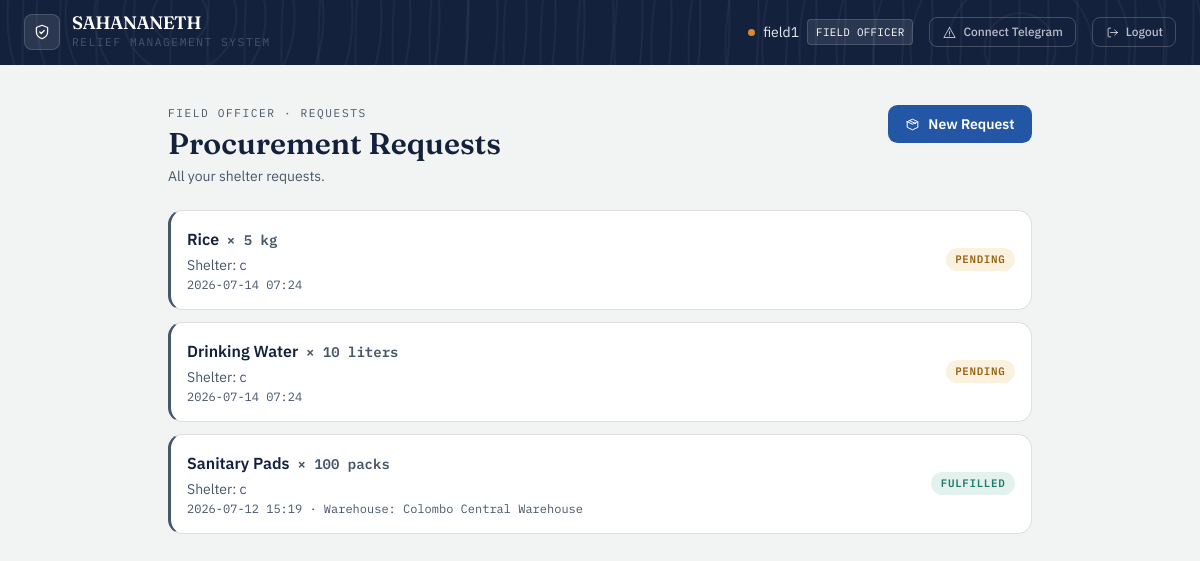
The app's page /field/procurement/list (signed in), older data.
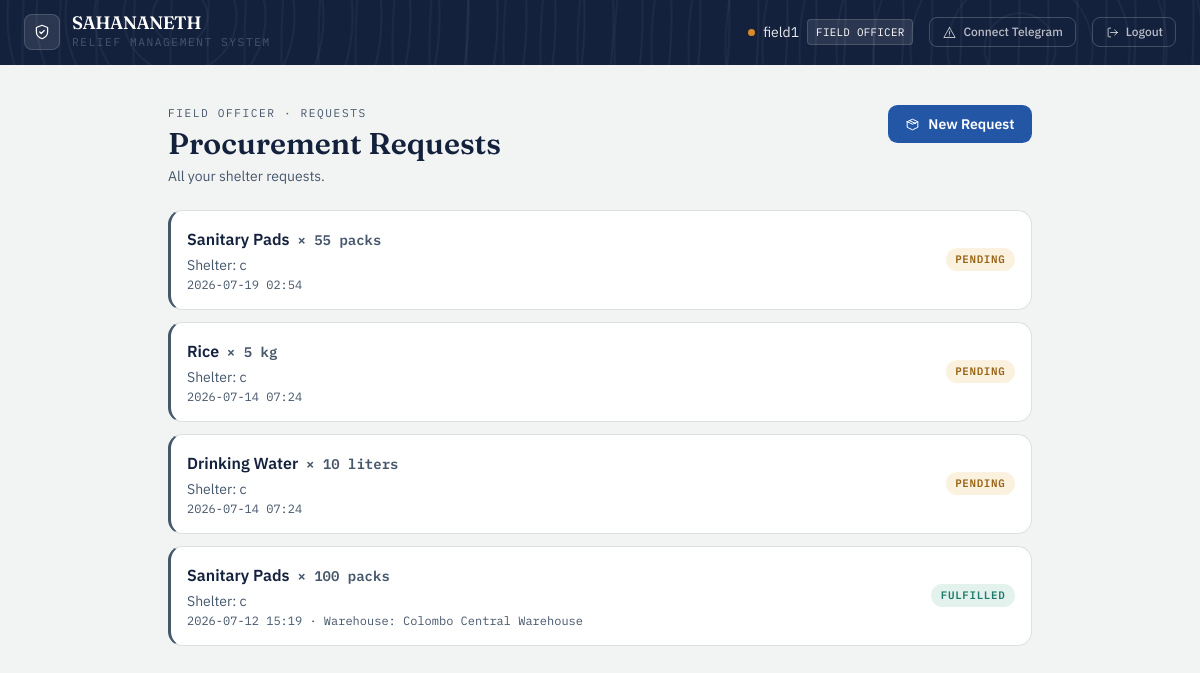
The same page, newer data.
### app/models/procurement.py (models this page shows, shortened)
class ProcurementRequest(db.Model):
    __tablename__ = 'procurement_requests'
    id = db.Column(db.Integer, primary_key=True)
    origin_shelter_id = db.Column(db.Integer, db.ForeignKey('shelters.id'), nullable=False)
    requested_by_id = db.Column(db.Integer, db.ForeignKey('users.id'), nullable=False)
    requested_sku = db.Column(db.String(100), nullable=False)
    quantity_needed = db.Column(db.Integer, nullable=False)
    metric_unit = db.Column(db.String(30), nullable=False)
    notes = db.Column(db.String(255), nullable=True)
    status_state = db.Column(
    db.Enum('pending', 'approved', 'dispatched', 'fulfilled', 'rejected',
            name='procurement_status_enum'),
    default='pending'
)
    received_quantity = db.Column(db.Integer, nullable=True)
    fulfilled_warehouse_id = db.Column(db.Integer, db.ForeignKey('warehouses.id'), nullable=True)
    created_at = db.Column(db.DateTime, default=datetime.utcnow)
    updated_at = db.Column(db.DateTime, default=datetime.utcnow, onupdate=datetime.utcnow)
    shelter = db.relationship('Shelter', backref='procurement_requests')
    requested_by = db.relationship('User', backref='procurement_requests')
    fulfilled_warehouse = db.relationship('Warehouse', backref='fulfilled_requests')

### app/models/shelter.py (models this page shows, shortened)
class Shelter(db.Model):
    __tablename__ = 'shelters'
    id = db.Column(db.Integer, primary_key=True)
    shelter_name = db.Column(db.String(150), nullable=False)
    latitude = db.Column(db.Float, nullable=True)
    longitude = db.Column(db.Float, nullable=True)
    maximum_capacity = db.Column(db.Integer, nullable=False)
    current_occupancy_count = db.Column(db.Integer, default=0)
    address = db.Column(db.String(255), nullable=True)
    country = db.Column(db.String(100), nullable=True)
    region = db.Column(db.String(100), nullable=True)   # state / province / district
    city = db.Column(db.String(100), nullable=True)
    status = db.Column(
    db.Enum('pending_approval', 'active', 'inactive',
            name='shelter_status_enum'),
    default='pending_approval',
    nullable=False
)
    created_by_id = db.Column(db.Integer, db.ForeignKey('users.id'), nullable=False)
    approved_by_id = db.Column(db.Integer, db.ForeignKey('users.id'), nullable=True)
    created_at = db.Column(db.DateTime, default=datetime.utcnow)
    created_by = db.relationship('User', foreign_keys=[created_by_id], backref='created_shelters')
    approved_by = db.relationship('User', foreign_keys=[approved_by_id], backref='approved_shelters')
    inventory_items = db.relationship('ShelterInventory', backref='shelter', cascade='all, delete-orphan')

### app/models/warehouse.py (models this page shows, shortened)
class Warehouse(db.Model):
    __tablename__ = 'warehouses'
    id = db.Column(db.Integer, primary_key=True)
    warehouse_name = db.Column(db.String(150), nullable=False)
    latitude = db.Column(db.Float, nullable=True)
    longitude = db.Column(db.Float, nullable=True)
    address = db.Column(db.String(255), nullable=True)
    status = db.Column(
        db.Enum('pending_approval', 'active', 'inactive',
                name='warehouse_status_enum'),
        default='pending_approval',
        nullable=False
    )
    created_by_id = db.Column(db.Integer, db.ForeignKey('users.id'), nullable=True)
    approved_by_id = db.Column(db.Integer, db.ForeignKey('users.id'), nullable=True)
    created_at = db.Column(db.DateTime, default=datetime.utcnow)
    created_by = db.relationship('User', foreign_keys=[created_by_id],
                                 backref='created_warehouses')
    approved_by = db.relationship('User', foreign_keys=[approved_by_id],
                                  backref='approved_warehouses')
    inventory = db.relationship('InventoryStock', backref='warehouse',
                                cascade='all, delete-orphan')
    assignments = db.relationship('WarehouseAssignment', back_populates='warehouse',
                              cascade='all, delete-orphan')

### app/routes/field_officer.py (the view)
@field_bp.route('/procurement/list')
@login_required
@role_required('field_officer')
@active_required
def procurement_list():
    my_shelters = Shelter.query.filter_by(
        created_by_id=current_user.id,
        status='active'
    ).all()
    shelter_ids = [s.id for s in my_shelters]
    requests = ProcurementRequest.query.filter(
        ProcurementRequest.origin_shelter_id.in_(shelter_ids)
    ).order_by(ProcurementRequest.created_at.desc()).all()
    return render_template('field_officer/procurement_list.html',
                           requests=requests,
                           shelters=my_shelters)

### app/models/user.py (called while the page is built)
@login_manager.user_loader
def load_user(user_id):
    return User.query.get(int(user_id))

    @property
    def telegram_linked(self):
        return self.telegram_chat_id is not None

### app/utils.py (called while the page is built)
def role_required(*roles):
    def decorator(f):
        @wraps(f)
        def decorated_function(*args, **kwargs):
            if not current_user.is_authenticated:
                abort(401)
            if current_user.role_level not in roles:
                abort(403)
            return f(*args, **kwargs)
        return decorated_function
    return decorator

def active_required(f):
    @wraps(f)
    def decorated_function(*args, **kwargs):
        if not current_user.is_authenticated:
            abort(401)
        if current_user.status == 'pending':
            flash('Your account is pending approval. Please wait.', 'warning')
            return redirect(url_for('auth.pending'))
        if current_user.status == 'rejected':
            flash('Your account has been rejected. Contact admin.', 'danger')
            return redirect(url_for('auth.login'))
        return f(*args, **kwargs)
    return decorated_function

### app/templates/field_officer/procurement_list.html (shortened to what this page needs)
{% extends "base.html" %}
{% block content %}
<div class="mx-auto mt-10 max-w-4xl px-4 pb-16">
    <div class="mb-6 flex flex-wrap items-start justify-between gap-3">
        <div>
            <div class="eyebrow">Field Officer · Requests</div>
            <h1 class="mt-1 font-display text-3xl font-semibold text-ink">Procurement Requests</h1>
            <p class="mt-1 text-sm text-slate">All your shelter requests.</p>
        </div>
        <a href="/field/procurement/create" class="btn-primary inline-flex items-center gap-2">
            <svg class="icon" style="width:15px;height:15px"><use href="#icon-package"/></svg>
            New Request
        </a>
    </div>
    {% if requests %}
    <div class="space-y-3">
        {% for req in requests %}
        <div class="ledger-card tone-slate p-4 flex flex-wrap items-center justify-between gap-3">
            <div>
                <p class="font-semibold text-ink">
                    {{ req.requested_sku }}
                    <span class="ml-1 font-mono text-sm text-slate">
                        × {{ req.quantity_needed }} {{ req.metric_unit }}
                    </span>
                </p>
                <p class="mt-1 text-sm text-slate">
                    Shelter: {{ req.shelter.shelter_name }}
                </p>
                <p class="mt-0.5 text-xs font-mono text-slate">
                    {{ req.created_at.strftime('%Y-%m-%d %H:%M') }}
                    {% if req.fulfilled_warehouse %}
                    · Warehouse: {{ req.fulfilled_warehouse.warehouse_name }}
                    {% endif %}
                </p>
            </div>
            <div class="flex items-center gap-2">
                <span class="status-pill {% if req.status_state == 'pending' %}status-pending{% elif req.status_state == 'approved' %}status-approved{% elif req.status_state == 'fulfilled' %}status-fulfilled{% else %}status-rejected{% endif %}">
                    {{ req.status_state.title() }}
                </span>
            </div>
        </div>
        {% endfor %}
    </div>
    {% else %}
    <div class="ledger-card tone-relief p-6 text-center text-slate">
        No procurement requests yet.
    </div>
    {% endif %}
</div>
{% endblock %}

Row changes from the older to the newer data that the page shows:
added ProcurementRequest: requested_sku "Sanitary Pads", quantity_needed "55", metric_unit "packs", shelter.shelter_name "c", created_at "2026-07-19 02:54", status_state "PENDING"
